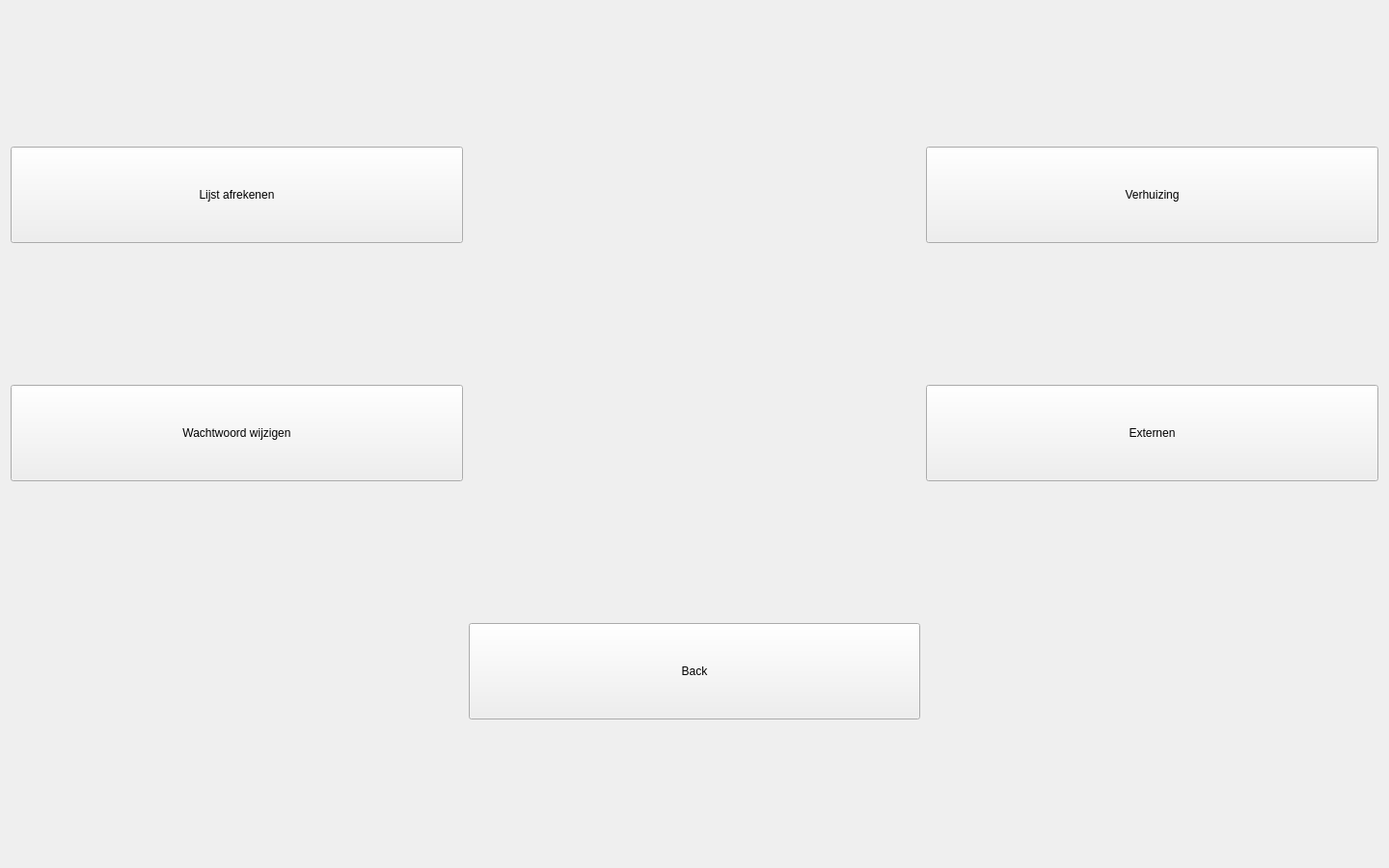
<?xml version="1.0" encoding="UTF-8"?>
<ui version="4.0">
 <class>MenuDialog</class>
 <widget class="QDialog" name="MenuDialog">
  <property name="geometry">
   <rect>
    <x>0</x>
    <y>0</y>
    <width>1440</width>
    <height>900</height>
   </rect>
  </property>
  <property name="windowTitle">
   <string>Dialog</string>
  </property>
  <layout class="QGridLayout" name="gridLayout">
   <item row="0" column="0">
    <widget class="QPushButton" name="btNewList">
     <property name="minimumSize">
      <size>
       <width>0</width>
       <height>100</height>
      </size>
     </property>
     <property name="focusPolicy">
      <enum>Qt::NoFocus</enum>
     </property>
     <property name="text">
      <string>Lijst afrekenen</string>
     </property>
    </widget>
   </item>
   <item row="0" column="2">
    <widget class="QPushButton" name="btNewMember">
     <property name="minimumSize">
      <size>
       <width>0</width>
       <height>100</height>
      </size>
     </property>
     <property name="focusPolicy">
      <enum>Qt::NoFocus</enum>
     </property>
     <property name="text">
      <string>Verhuizing</string>
     </property>
    </widget>
   </item>
   <item row="2" column="0">
    <spacer name="verticalSpacer">
     <property name="orientation">
      <enum>Qt::Vertical</enum>
     </property>
     <property name="sizeType">
      <enum>QSizePolicy::Maximum</enum>
     </property>
     <property name="sizeHint" stdset="0">
      <size>
       <width>20</width>
       <height>40</height>
      </size>
     </property>
    </spacer>
   </item>
   <item row="1" column="2">
    <widget class="QPushButton" name="btExterns">
     <property name="minimumSize">
      <size>
       <width>0</width>
       <height>100</height>
      </size>
     </property>
     <property name="focusPolicy">
      <enum>Qt::NoFocus</enum>
     </property>
     <property name="text">
      <string>Externen</string>
     </property>
    </widget>
   </item>
   <item row="0" column="1">
    <spacer name="horizontalSpacer">
     <property name="orientation">
      <enum>Qt::Horizontal</enum>
     </property>
     <property name="sizeType">
      <enum>QSizePolicy::Preferred</enum>
     </property>
     <property name="sizeHint" stdset="0">
      <size>
       <width>40</width>
       <height>20</height>
      </size>
     </property>
    </spacer>
   </item>
   <item row="1" column="0">
    <widget class="QPushButton" name="btPassword">
     <property name="minimumSize">
      <size>
       <width>0</width>
       <height>100</height>
      </size>
     </property>
     <property name="focusPolicy">
      <enum>Qt::NoFocus</enum>
     </property>
     <property name="text">
      <string>Wachtwoord wijzigen</string>
     </property>
    </widget>
   </item>
   <item row="2" column="1">
    <widget class="QPushButton" name="btBack">
     <property name="minimumSize">
      <size>
       <width>0</width>
       <height>100</height>
      </size>
     </property>
     <property name="focusPolicy">
      <enum>Qt::NoFocus</enum>
     </property>
     <property name="text">
      <string>Back</string>
     </property>
    </widget>
   </item>
  </layout>
 </widget>
 <resources/>
 <connections/>
</ui>
